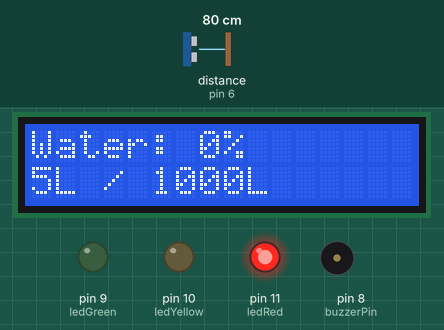
Simulated run of this sketch. Board: Arduino Uno, built with avr-gcc and run on an emulated ATmega328P. On the bench: 16×2 character LCD, output pins drawn as LEDs (lit = HIGH), buzzer (waves = sounding). Wiring (inferred from the names in the program): ultrasonic range finder: trigger pin 5; echo pin 6. The inputs (shaded band) are chosen by the test bench; at power-on: distance to the obstacle (sensor on pin 6) 80 cm. The echo pulse lasts 58.3 µs per cm; pins used as bus, display or sensor lines are not drawn; what the sketch prints to the serial monitor is not drawn.

Above: at 3.6 s.
3.7 s: distance to the obstacle (sensor on pin 6) set to 71 cm
At 7.5 s:
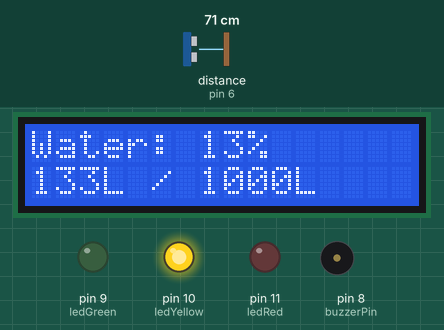
10.5 s: distance to the obstacle (sensor on pin 6) set to 65 cm
At 13.2 s:
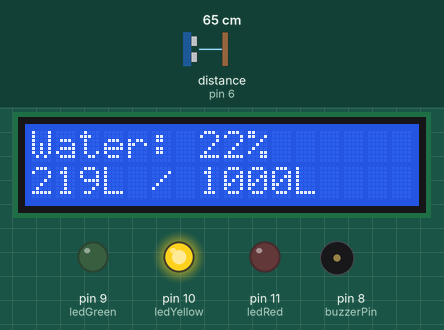
14.5 s: distance to the obstacle (sensor on pin 6) set to 59 cm
At 16.3 s:
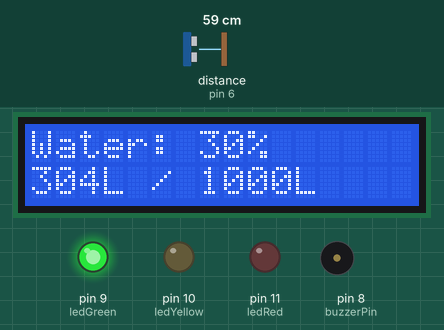
Timing chart, 0 to 17.8 s (numbered marks = the images above; inputs shaded):
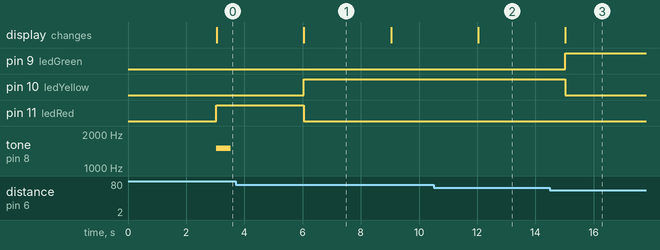

Measured:
- the behaviour switches between 74 and 73 cm on distance to the obstacle (sensor on pin 6) (found by bisection; images 0 and 1)
- the behaviour switches between 63 and 62 cm on distance to the obstacle (sensor on pin 6) (found by bisection; images 2 and 3)
- after the input at 3.7 s, pin 10 (ledYellow): LOW → HIGH after 2.3 s; pin 11 (ledRed): HIGH → LOW after 2.3 s; tone on pin 8 (buzzerPin): stops changing and stays silent; the display: changes after 2.3 s (image 1)
- after the input at 10.5 s, the display: changes after 1.5 s (image 2)
- after the input at 14.5 s, pin 9 (ledGreen): LOW → HIGH after 0.53 s; pin 10 (ledYellow): HIGH → LOW after 0.53 s; the display: changes after 0.53 s (image 3)
- what the display in image 1 shows lasts 3.0 s, from 6.0 s to 9.0 s

The sketch:

water_level_monitor.ino
```cpp
/*
 * Water Level Monitor with Ultrasonic Sensor
 * ============================================
 * Measures water level in a tank/container using HC-SR04 ultrasonic sensor
 * mounted at the top facing down. Displays level percentage and volume
 * estimation. Alerts when water is low.
 *
 * Hardware:
 *   - HC-SR04 Ultrasonic Sensor (waterproof version recommended)
 *   - 16x2 LCD (I2C module)
 *   - Buzzer (low water alarm)
 *   - Red LED (critical level)
 *   - Yellow LED (low level)
 *   - Green LED (good level)
 *
 * Wiring:
 *   HC-SR04:
 *     VCC   -> 5V
 *     GND   -> GND
 *     TRIG  -> Pin 5
 *     ECHO  -> Pin 6
 *
 *   I2C LCD:
 *     VCC   -> 5V
 *     GND   -> GND
 *     SDA   -> A4
 *     SCL   -> A5
 *
 *   LED (with 220ohm resistors):
 *     Green  -> Pin 9 -> GND
 *     Yellow -> Pin 10 -> GND
 *     Red    -> Pin 11 -> GND
 *
 *   Buzzer:
 *     +ve   -> Pin 8
 *     -ve   -> GND
 *
 * CONFIGURATION:
 *   Measure your tank dimensions and update these values:
 */

#include <Wire.h>
#include <LiquidCrystal_I2C.h>

const int trigPin = 5;
const int echoPin = 6;
const int buzzerPin = 8;
const int ledGreen = 9;
const int ledYellow = 10;
const int ledRed = 11;

LiquidCrystal_I2C lcd(0x27, 16, 2);

// === TANK CONFIGURATION ===
// Distance from sensor to tank bottom when FULL (cm)
const float SENSOR_TO_FULL = 10.0;
// Distance from sensor to tank bottom when EMPTY (cm)
const float SENSOR_TO_EMPTY = 80.0;
// Tank max capacity in liters (for volume estimation)
const float MAX_CAPACITY_L = 1000.0;

// Alert thresholds (percentage)
const int LEVEL_LOW = 25;      // Yellow LED at this %
const int LEVEL_CRITICAL = 10; // Red LED + buzzer at this %

const int CHECK_INTERVAL = 3000;
unsigned long lastCheck = 0;

void setup() {
  Serial.begin(9600);

  pinMode(trigPin, OUTPUT);
  pinMode(echoPin, INPUT);
  pinMode(buzzerPin, OUTPUT);
  pinMode(ledGreen, OUTPUT);
  pinMode(ledYellow, OUTPUT);
  pinMode(ledRed, OUTPUT);

  lcd.init();
  lcd.backlight();

  lcd.setCursor(0, 0);
  lcd.print("Water Level v1.0");
  lcd.setCursor(0, 1);
  lcd.print("Calibrating...");
  delay(2000);

  Serial.println("=== Water Level Monitor ===");
  Serial.print("Max Capacity: ");
  Serial.print(MAX_CAPACITY_L, 0);
  Serial.println(" liters");
}

void loop() {
  unsigned long now = millis();

  if (now - lastCheck >= CHECK_INTERVAL) {
    lastCheck = now;

    float distance = measureDistance();

    if (distance == -1) {
      lcd.clear();
      lcd.setCursor(0, 0);
      lcd.print("Sensor Error!");
      Serial.println("Error reading ultrasonic sensor");
      return;
    }

    // Calculate water level percentage
    // Higher distance = less water (sensor measures from top)
    float levelPercent = 100.0 - ((distance - SENSOR_TO_FULL) / (SENSOR_TO_EMPTY - SENSOR_TO_FULL) * 100.0);
    levelPercent = constrain(levelPercent, 0, 100);

    float currentVolume = (levelPercent / 100.0) * MAX_CAPACITY_L;

    // Update LCD
    lcd.clear();
    lcd.setCursor(0, 0);
    lcd.print("Water: ");
    lcd.print(levelPercent, 0);
    lcd.print("%");

    lcd.setCursor(0, 1);
    lcd.print(currentVolume, 0);
    lcd.print("L / ");
    lcd.print(MAX_CAPACITY_L, 0);
    lcd.print("L");

    // Alert logic
    noTone(buzzerPin);
    if (levelPercent <= LEVEL_CRITICAL) {
      setLED(ledRed);
      tone(buzzerPin, 1500, 500);  // Alarm beep
      Serial.println("!!! CRITICAL: Water level very low!");
    } else if (levelPercent <= LEVEL_LOW) {
      setLED(ledYellow);
      Serial.println("WARNING: Water level low.");
    } else {
      setLED(ledGreen);
    }

    // Serial logging
    Serial.print("Distance: ");
    Serial.print(distance, 1);
    Serial.print("cm | Level: ");
    Serial.print(levelPercent, 1);
    Serial.print("% | Volume: ");
    Serial.print(currentVolume, 1);
    Serial.println("L");
  }
}

float measureDistance() {
  // Send 10us pulse to trigger
  digitalWrite(trigPin, LOW);
  delayMicroseconds(2);
  digitalWrite(trigPin, HIGH);
  delayMicroseconds(10);
  digitalWrite(trigPin, LOW);

  // Measure echo duration
  long duration = pulseIn(echoPin, HIGH, 30000);  // 30ms timeout
  if (duration == 0) return -1;  // Timeout

  // Speed of sound: 343 m/s = 0.0343 cm/us
  // Divide by 2 for round trip
  float distance = duration * 0.0343 / 2.0;
  return distance;
}

void setLED(int pin) {
  digitalWrite(ledGreen, LOW);
  digitalWrite(ledYellow, LOW);
  digitalWrite(ledRed, LOW);
  digitalWrite(pin, HIGH);
}
```
